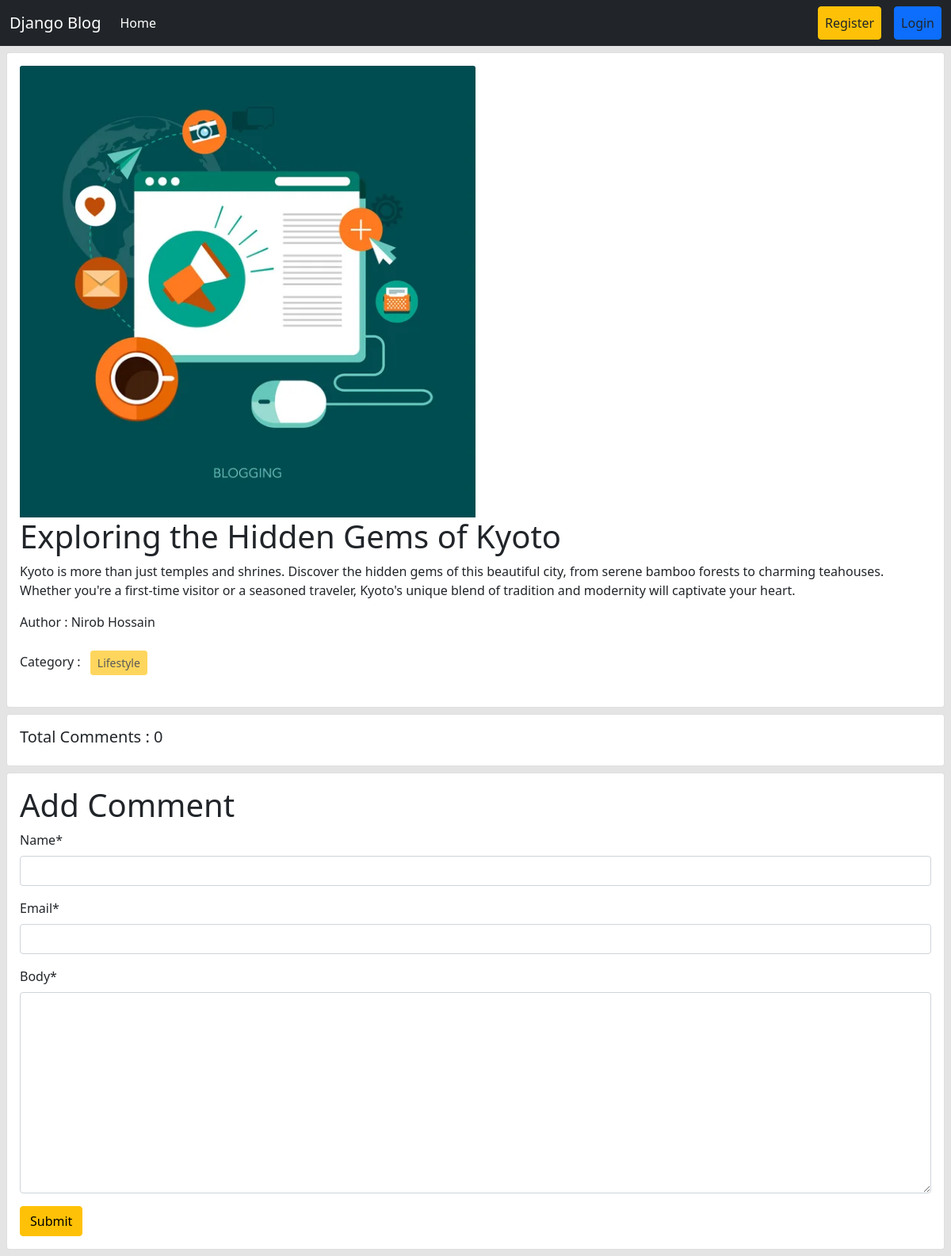
The app's page /post/details/3/ with its own data.
### posts/models.py (models this page shows, shortened)
class Post(models.Model):
    title = models.CharField(max_length=50)
    content = models.TextField()
    category = models.ManyToManyField(Category)
    author = models.ForeignKey(User, on_delete=models.CASCADE)
    image = models.ImageField(upload_to='posts/media/uploads/', blank = True, null = True)

### categories/models.py (models this page shows, shortened)
class Category(models.Model):
    name = models.CharField(max_length=100)
    slug = models.SlugField(max_length=100,unique=True, null=True, blank=True)

### posts/views.py (the view, shortened to what this page needs)
# urls.py: path('details/<int:id>/', views.DetailPostView.as_view(), name='detail_post'),
class DetailPostView(DetailView):
    model = models.Post
    pk_url_kwarg = 'id'
    template_name = 'post_details.html'
    def get_context_data(self, **kwargs):
        context = super().get_context_data(**kwargs)
        post = self.object # post model er object ekhane store korlam
        comments = post.comments.all()
        comment_form = forms.CommentForm()
        context['comments'] = comments
        context['comment_form'] = comment_form
        return context

### posts/forms.py
class CommentForm(forms.ModelForm):
    class Meta:
        model = Comment
        fields = ['name', 'email', 'body']

### posts/templates/post_details.html (shortened to what this page needs)
{% extends 'base.html' %}
{% load crispy_forms_tags %}
{% block content %}
<div class="col-12">
    <div class="card m-2">
        <div class="card-body">
            <img src="{{post.image.url}}" class="card-img-top" alt="..." style="width:50%;">
            <h1 class="card-title">{{post.title}}</h1>
            <p class="card-text">{{post.content}}</p>
            <p>Author : {{post.author.first_name}} {{post.author.last_name}}</p>
            <p>
                Category : {% for cat in post.category.all %}
                <button class="btn btn-warning btn-sm m-2" disabled>
                    {{cat.name}}
                </button>
                {% endfor %}
            </p>
        </div>
    </div>
</div>
<div class="card m-2">
    <h5 class="p-3">Total Comments : {{comments | length}}</h5>
</div>
<div class="card m-2">
    <div class="card-body">
        <form method="post">
            <h1>Add Comment</h1>
            {{comment_form | crispy}}
            <button class="btn btn-warning">Submit</button>
    </div>
</div>
{% endblock %}

### records on screen
Post: image (picture), title "Exploring the Hidden Gems of Kyoto", content "Kyoto is more than just temples and shrines. Discover the hidden gems of this beautiful city, from serene bamboo forests to charming teahouses. Whether you're a first-time visitor or a seasoned traveler, Kyoto's unique blend of tradition and modernity will captivate your heart.", author.first_name "Nirob", author.last_name "Hossain"
Category: name "Lifestyle"

### other values on screen
{{ comments | length }} "0"
